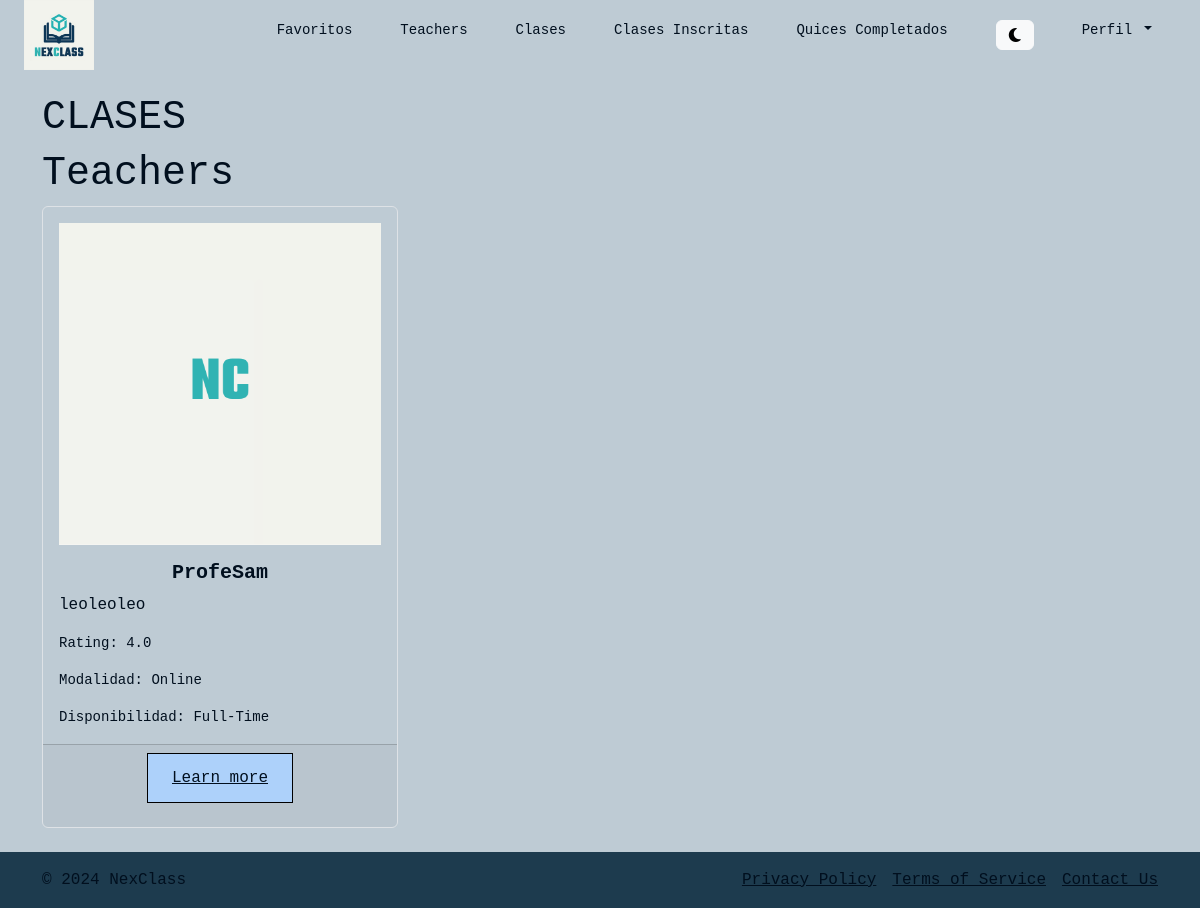
Page /favoritos/ (signed in) on the committed database.
### favorites/models.py (models this page shows)
class StudentFavoritesTeachers(models.Model):
    student = models.ForeignKey(Student, on_delete=models.CASCADE)
    teacher = models.ForeignKey(Teacher, on_delete=models.CASCADE)

### users/models.py (models this page shows, shortened)
class Teacher(models.Model):
    user = models.OneToOneField(User, on_delete=models.CASCADE)
    specialties = models.CharField(
        max_length=50,
        choices=Specialties.choices
    )
    biography = models.TextField()
    average_rating = models.FloatField(default=0.0)
    availability = models.CharField(
        max_length=50,
        choices=Availability.choices
    )
    mode = models.CharField(
        max_length=50,
        choices=Mode.choices
    )
    def average_rating(self):
        ratings = self.ratings.all()
        if ratings:
            return sum([rating.rating for rating in ratings]) / ratings.count()
        return 0

class User(AbstractBaseUser, PermissionsMixin):
    user_id = models.AutoField(primary_key=True)
    name = models.CharField(max_length=255)
    username = models.CharField(max_length=150, unique=True)
    email = models.EmailField(unique=True)
    password = models.CharField(max_length=128)
    user_type = models.CharField(
        max_length=10,
        choices=UserType.choices
    )
    registration_date = models.DateTimeField(auto_now_add=True)
    profile_picture = models.ImageField(upload_to='profile_photos/', default='profile_photos/default_profile.png',
                                        null=True, blank=True)
    address = models.CharField(max_length=255, null=True, blank=True)
    profile_complete = models.BooleanField(default=False)
    is_active = models.BooleanField(default=True)
    is_staff = models.BooleanField(default=False)
    objects = UserManager()
    USERNAME_FIELD = 'username'
    REQUIRED_FIELDS = ['email', 'name']

### reviews/models.py (models this page shows)
class TeacherRating(models.Model):
    teacher = models.ForeignKey(Teacher, on_delete=models.CASCADE, related_name='ratings')
    student = models.ForeignKey(Student, on_delete=models.CASCADE)
    rating = models.PositiveIntegerField()
    comment = models.TextField(null=True, blank=True)
    created_at = models.DateTimeField(auto_now_add=True)
    class Meta:
        unique_together = ('teacher', 'student')  # Un estudiante solo puede calificar a un profesor una vez

### favorites/views.py (the view)
# urls.py: path('favoritos/', views.favorites_view, name='favoritos'),
@login_required
def favorites_view(request):
    student_instance = Student.objects.get(user=request.user)
    student_favorites_classes = StudentFavoritesClasses.objects.filter(student=student_instance)
    student_favorites_teacher = StudentFavoritesTeachers.objects.filter(student=student_instance)
    context = {
        'student_favorites_classes': student_favorites_classes,
        'student_favorites_teacher': student_favorites_teacher,
    }
    return render(request, 'favoritos.html', context)

### favorites/templates/favoritos.html (shortened to what this page needs)
{% extends 'navbar.html' %}
{% block content %}
    <div class="container mt-4">
       <div class="row">
        <h1>CLASES</h1>
       </div>
       <div class="row">
               <h1>Teachers</h1>
           {% for favorite_teacher in student_favorites_teacher %}
           <div class="col-md-4 mb-4 d-flex align-items-stretch">
               <div class="card bg-transparent border">
                   <img class="card-img-top px-3 pt-3" src="{{ favorite_teacher.teacher.user.profile_picture.url }}" alt="{{ favorite_teacher.teacher.user.username }}">
                   <div class="card-body text_custom">
                       <h5 class="card-title text-center fw-bold">{{ favorite_teacher.teacher.user.username }}</h5>
                       <p class="card-text">{{ favorite_teacher.teacher.biography }}</p>
                       <p class="card-text"><small>Rating: {{ favorite_teacher.teacher.average_rating }}</small></p>
                       <p class="card-text"><small>Modalidad: {{ favorite_teacher.teacher.get_mode_display }}</small></p>
                       <p class="card-text"><small>Disponibilidad: {{ favorite_teacher.teacher.get_availability_display }}</small></p>
                   </div>
                   <div class="card-footer text-center">
                        <a href="{% url 'teachers_detail' favorite_teacher.id %}" class="button-custom-two mb-3">Learn more</a>
                    </div>
               </div>
           </div>
           {% endfor %}
       </div>
   </div>
{% endblock content %}

### NextClassProject/static/styles/global.css (style rules this page uses)
h1, h2, h3, h4, h5, h6 { font-family: "Space Mono", monospace; color: var(--text-color); }
.text_custom { color: var(--text-color); }
.button-custom-two { background-color: var(--button-bg-color-two); color: var(--button-text-color); border: 0.5px solid var(--border-color); border-radius: 0; padding: 12px 24px; text-align: center; display: inline-block; font-size: 16px; cursor: pointer; transition: background-color 0.3s, color 0.3s; }
a { gap: 2px; color: var(--text-color); }

### rows in the picture
StudentFavoritesTeachers: teacher.user.profile_picture (placeholder picture), teacher.user.username "ProfeSam", teacher.biography "leoleoleo", teacher.average_rating "4.0", teacher.mode "Online", teacher.availability "Full-Time"
